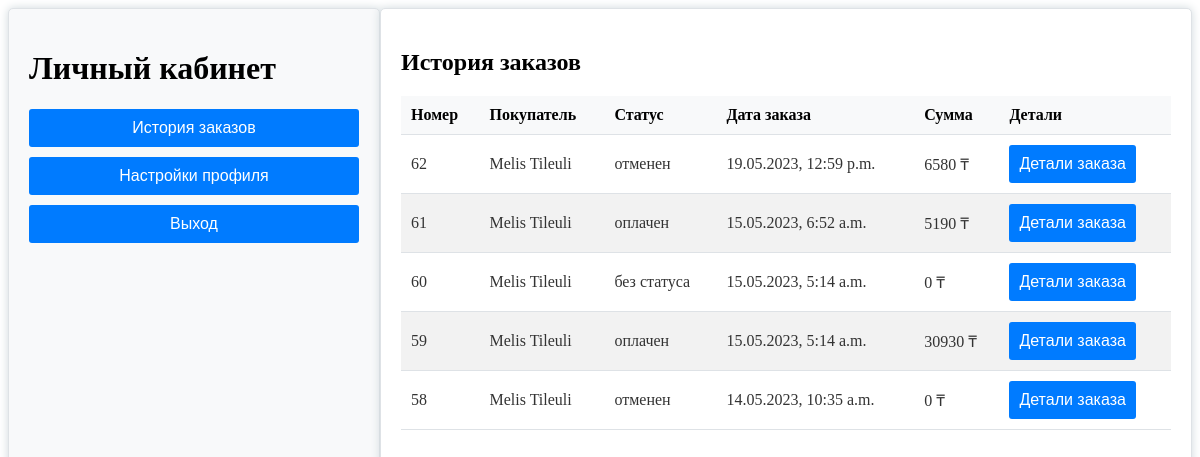
Screenshot of /profile/ (signed in) with the database file from the repository.
### books/models.py (models this page shows, shortened)
class Order(models.Model):
    first_name = models.CharField(max_length=50)
    last_name = models.CharField(max_length=50)
    email = models.EmailField()
    address = models.CharField(max_length=250)
    postal_code = models.CharField(max_length=20)
    city = models.CharField(max_length=100)
    created = models.DateTimeField(auto_now_add=True)
    updated = models.DateTimeField(auto_now=True)
    payment_status = models.CharField(max_length=20, default='без статуса')
    class Meta:
        ordering = ('-created',)
    def get_total_cost(self):
        return sum(item.get_cost() for item in self.items.all())

class OrderItem(models.Model):
    order = models.ForeignKey(Order, related_name='items', on_delete=models.CASCADE)
    product = models.ForeignKey(Item, related_name='order_items', on_delete=models.CASCADE)
    price = models.IntegerField()
    quantity = models.PositiveIntegerField(default=1)
    def get_cost(self):
        return self.price * self.quantity

### books/views.py (the view)
# urls.py: path('profile/', profile_view, name='profile'),
@login_required
def profile_view(request):
    user = request.user
    orders = Order.objects.all()
    if request.method == 'POST':
        user.username = request.POST.get('username')
        user.email = request.POST.get('email')
        user.save()
    return render(request, 'books/profile.html', {'orders': orders})

### books/templates/books/profile.html (shortened to what this page needs)
{% block content %}
<div class="profile-container">
    <div class="left-section">
        <h1>Личный кабинет</h1>
        <div class="section-buttons">
            <button onclick="showSection('order-history')">История заказов</button>
            <button onclick="showSection('account-settings')">Настройки профиля</button>
            <button onclick="showSection('sign-out')">Выход</button>
        </div>
    </div>
    <div class="right-section">
        <div id="order-history" class="profile-form">
            <h2>История заказов</h2>
            <table class="table">
                <thead>
                <tr>
                    <th>Номер</th>
                    <th>Покупатель</th>
                    <th>Статус</th>
                    <th>Дата заказа</th>
                    <th>Сумма</th>
                    <th>Детали</th>
                </tr>
                </thead>
                <tbody>
                {% for order in orders %}
                <tr>
                    <td>{{ order.id }}</td>
                    <td>{{ order.last_name }} {{ order.first_name }}</td>
                    <td>{{ order.payment_status }}</td>
                    <td>{{ order.created|date:"d.m.Y, P" }}</td>
                    <td>{{ order.get_total_cost }} ₸</td>
                    <td><a href="{% url 'order_detail' order_id=order.id %}"><button>Детали заказа</button></a></td>
                </tr>
                {% endfor %}
                </tbody>
            </table>
        </div>
    </div>
</div>
{% endblock %}

### books/templates/books/profile.html (style rules this page uses)
.profile-container { display: flex; height: 100%; align-items: stretch; }
.left-section { width: 30%; background-color: #f8f9fa; border: 1px solid #dee2e6; border-radius: 5px; box-shadow: 0px 0px 10px #cfd8dc; padding: 20px; }
.right-section { width: 70%; max-height: 100%; overflow: auto; padding: 20px; background-color: #ffffff; border: 1px solid #dee2e6; border-radius: 5px; box-shadow: 0px 0px 10px #cfd8dc; }
.section-buttons { display: flex; flex-direction: column; gap: 10px; margin-bottom: 20px; }
button { font-size: 16px; padding: 10px; background-color: #007bff; color: #fff; border: none; border-radius: 3px; cursor: pointer; transition: all 0.3s ease-in-out; }
.table { width: 100%; border-collapse: collapse; font-size: 16px; color: #333333; }
.table thead { background-color: #f8f9fa; color: #000000; }
.table th, .table td { padding: 10px; text-align: left; border-bottom: 1px solid #dee2e6; }
.table tbody tr:nth-child(even) { background-color: #f2f2f2; }

### rows the page displays
Order: id "62", last_name "Melis", first_name "Tileuli", payment_status "отменен", created "19.05.2023, 12:59 p.m.", get_total_cost "6580"
Order: id "61", last_name "Melis", first_name "Tileuli", payment_status "оплачен", created "15.05.2023, 6:52 a.m.", get_total_cost "5190"
Order: id "60", last_name "Melis", first_name "Tileuli", payment_status "без статуса", created "15.05.2023, 5:14 a.m.", get_total_cost "0"
Order: id "59", last_name "Melis", first_name "Tileuli", payment_status "оплачен", created "15.05.2023, 5:14 a.m.", get_total_cost "30930"
Order: id "58", last_name "Melis", first_name "Tileuli", payment_status "отменен", created "14.05.2023, 10:35 a.m.", get_total_cost "0"
